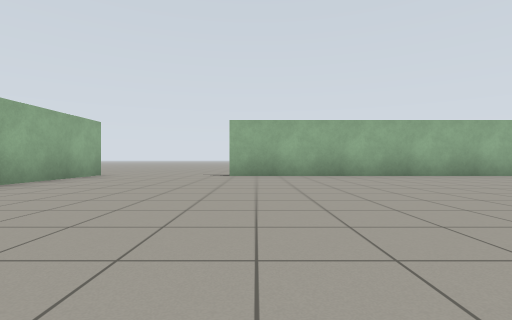
[1] (above)

20 first-person views from a walk through a robot-simulator world made for Gazebo. The camera is 0.72 m above the floor, looks level and sees 85° across. The floor is counted in squares, 2 m on a side. Each view is taken from the middle of a square. On the plan, view 1 faces up. The plan holds only what a view shows up to about 9 squares ahead; the rest is blank.

[2]
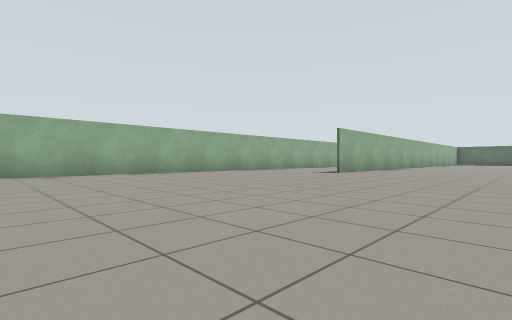

[3]
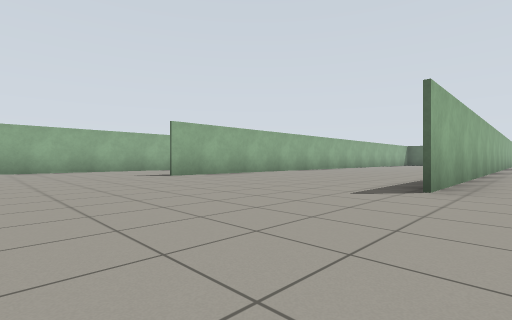

[4]
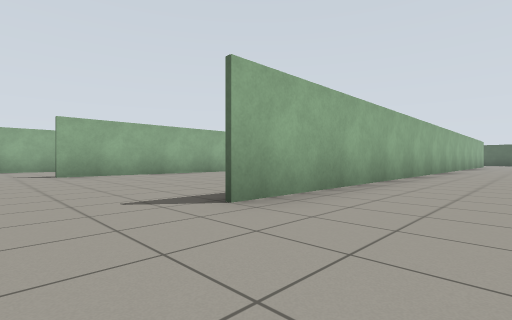

[5]
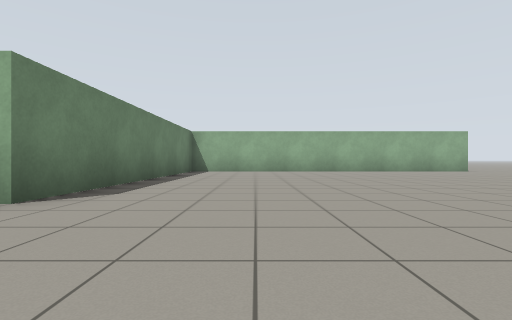

[6]
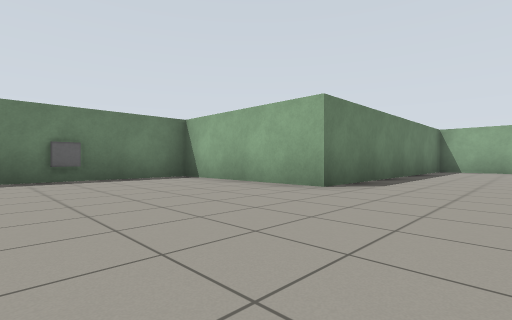

[7]
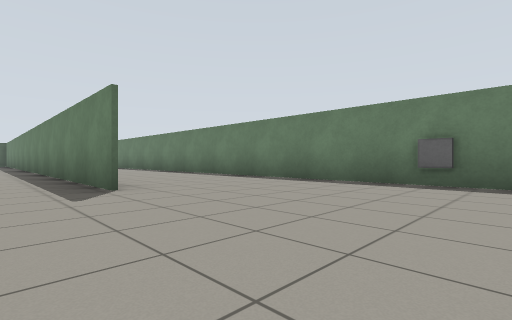

[8]
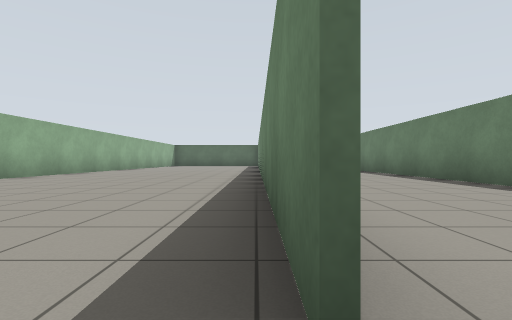

[9]
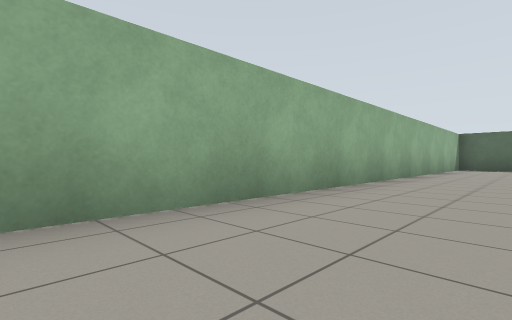

[10]
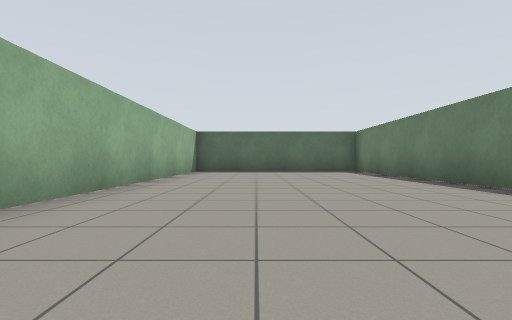

[11]
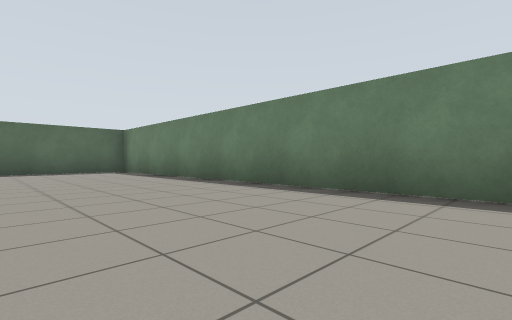

[12]
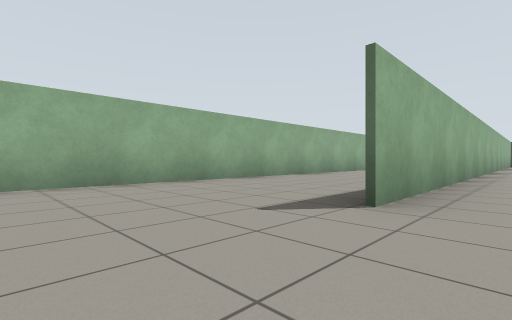

[13]
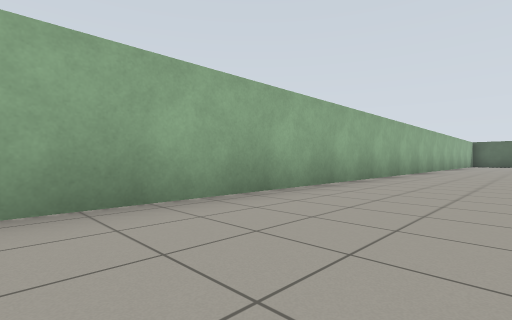

[14]
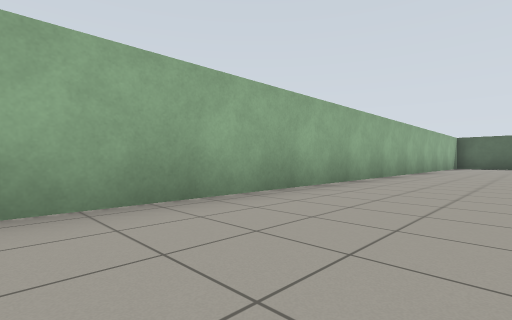

[15]
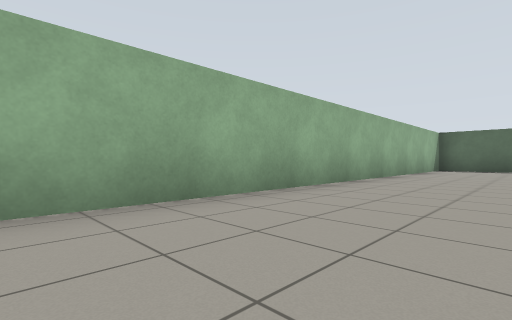

[16]
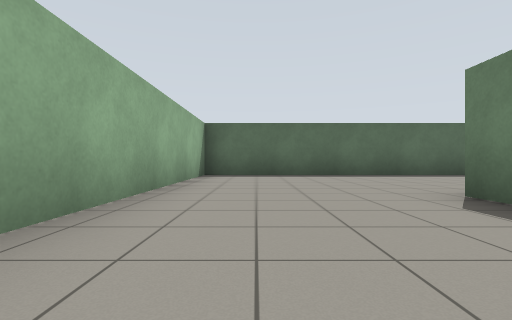

[17]
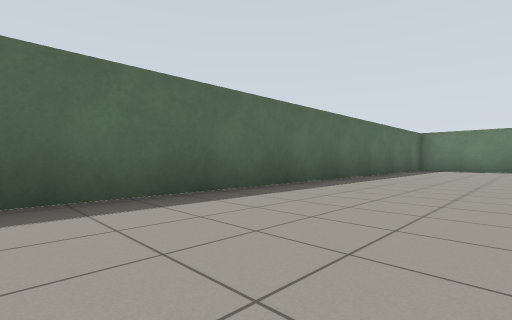

[18]
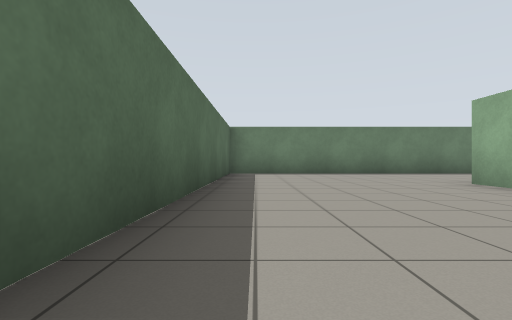

[19]
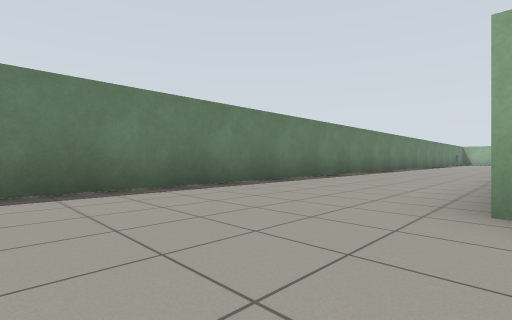

[20]
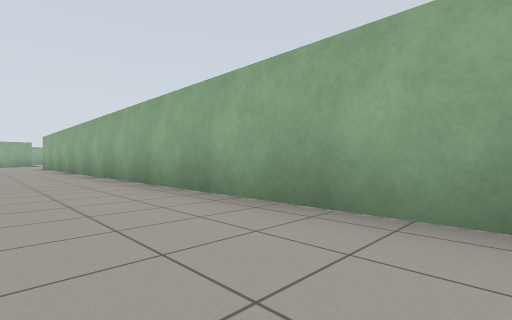

### Floor plan
Points are (right, up) in squares from view 1. A wall is a line through its corners. A room is listed if a view was taken in it or the views show most of it. See-through windows are left out.
Room 1 (views 1, 2, 3, 4, 5, 6, 7, 8, 9, 10, 11, 12, 13, 14, 15, 16, 17, 18, 19, 20)
walls: (7.5, -2.1) (23.7, -2.1) (23.7, 2.9) (7.1, 2.9); (21, -2.2) (7.5, -2.2); (23.2, 2.9) (23.9, 2.9); (23.8, -1.5) (23.8, -2.3); (-3.6, 6.6) (-3.6, -2.1) (2.7, -2.1) (2.7, -5.5) (27.7, -5.5) (27.7, 6.2) (-0.6, 6.2)
ways out: opening at (-4, 7.5)
objects: window (5, -5)

Positions as (right, up) in squares from view 1, and headings:
1: (0, 0), facing up
2: (0, -1), facing up-right
3: (4, -3), facing up-right
4: (6, -4), facing up-right
5: (5, 0), facing left
6: (6, 0), facing down-left
7: (4, -1), facing down-right
8: (7, -2), facing right
9: (12, 1), facing up-right
10: (15, 1), facing right
11: (15, 1), facing down-right
12: (5, 2), facing up-right
13: (10, 4), facing up-right
14: (14, 4), facing up-right
15: (17, 4), facing up-right
16: (21, 5), facing right
17: (25, 5), facing down-right
18: (27, 2), facing down
19: (26, -2), facing down-left
20: (21, -4), facing up-left
